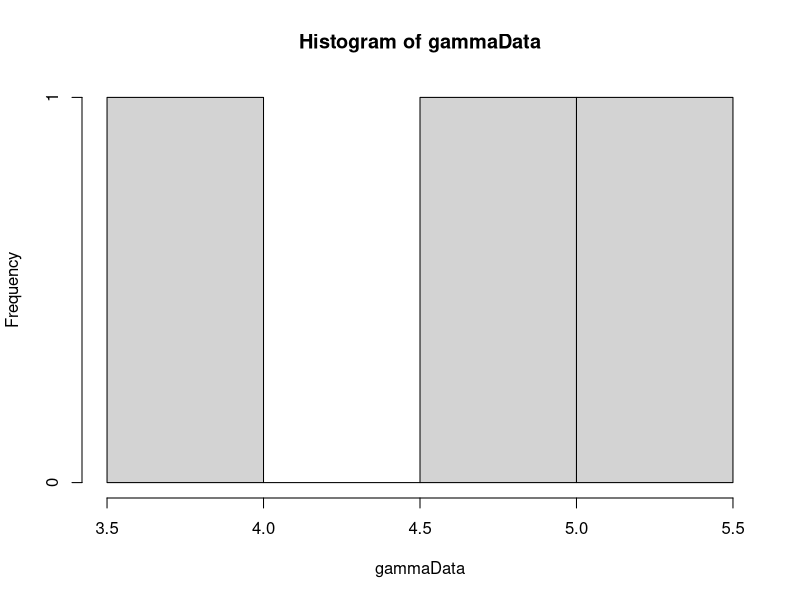

The R script that drew this image: (Note: this script raises an error after producing the figure.)
library(MCMCpack)


calcWeight <- function(u, alpha) {
  # Calculates weight for given u and alpha.
  # 
  # Args:
  #   u: A vector.
  #   alpha: A scalar.
  #   
  # Returns:
  #   The weight value. A scalar.
  gammaInv = rep(0, length(u))
  diffGammaInv = rep(0, length(u))
  for(i in 1:length(u)) {
    gammaInv[i] = invGammaCumulative(u[i], alpha)
    diffGammaInv[i] = diffAlphaInvGammaCumulative(u[i], alpha)
  }
  pi = getPiValue()
  weight = pi/((1/length(gammaInv))*(sum(diffGammaInv/gammaInv)) - sum(diffGammaInv)/sum(gammaInv))
  return(weight)
}

getPiValue <- function() {
  # get value of pi function to be used in calculation of weights.
  # 
  # Returns:
  #   A scalar value.
  if (piValue == "constant") {
    return(1)
  } else if (piValue == "jeffrey") {
    # Return jeffrey prior
    return(sqrt((1/(estAlpha[sampleIndex]^2)) + (1/(2-(exp(estAlpha[sampleIndex]) + exp(-estAlpha[sampleIndex]))))))
  } else if (piValue == "betaOption") {
    return(estBeta)
  } else if (piValue == "alphaOption") {
    return(estAlpha[sampleIndex])
  }
}

calcPhi <- function(u, alpha) {
  phiPoint = rep(0, length(u))
  for(i in 1:length(u)) {
    xValue = invGammaCumulative(u[i], alpha)
    phiPoint[i] = getPhiValue(xValue)
  }
  return(sum(phiPoint)/length(u))
}

calcPhiGivenX <- function(x) {
  # Calc phi value for a vector x.
  # 
  # Args:
  #   x: A vector of data.
  #   
  # Returns:
  #  A scalar.
  phiPoint = rep(0, length(x))
  for(i in 1:length(x)) {
    phiPoint[i] = getPhiValue(x[i])
  }
  return(sum(phiPoint)/length(phiPoint))
}

getPhiValue <- function(xValue) {
  return(xValue > probValue)
}

invGammaCumulative <- function(u, alpha) {
  # Finds the inverse of the cumulative gamma.
  # 
  # Args:
  #   u: Scalar value.
  #   alpha: Scalar value.
  #   
  # Returns:
  #   A scalar. The inverse value given u and alpha.
  x = 0
  stepSize = 0.1
  tolerance = 0.00001
  direction = 1
  integralValue = 0
  
  while(abs(integralValue - u) > tolerance){
    x = x + direction*stepSize
    if(x<0) {
      x = 0
      direction = 1
    }
    
    if(method == "integrate") {
      integralv = integrate(gammaDensity, 0, x)
      integralValue = integral$valuev
    } else if(method == "pgamma") {
      integralv = pgamma(x, shape=alpha, scale=1)
      integralValue = integralv
    }
    
    
    # Going left and pass the point
    if ((u > integralValue) && (direction == -1)) {
      stepSize = stepSize/2
      direction = 1
    }
    
    # Going right and pass the point
    if ((u < integralValue) && (direction == 1)) {
      stepSize = stepSize/2
      direction = -1
    }
  }
  return(x)
}

diffAlphaInvGammaCumulative <- function(u, alpha) {
  # Derivative of gamma distribution with respect to alpha.
  # 
  # Args:
  #   u: Scalar between 0 and 1.
  #   alpha: Scalar larger than 0.
  #   
  # Returns:
  #   Scalar value. Derivative at point alpha.
  firstPoint = invGammaCumulative(u,alpha)
  secondPoint = invGammaCumulative(u, alpha + alphaHStep)
  return((secondPoint - firstPoint)/alphaHStep)
}

calcDerivateFunction <- function(u, alphaValue) {
  # Analytically find the derivative of cumulative inverse.
  # 
  # Args:
  #   u: Scalar value between 0 and 1.
  #   alphaValue: Scalar value.
  #   
  # Returns:
  #   A scalar value.
  largeFInv = invGammaCumulative(u, alphaValue)
  integralPart = integrate(integralFunction, 0, largeFInv)
  return((digamma(alphaValue)*u - integralPart$value)*gamma(alphaValue)/((largeFInv^(alphaValue - 1))*exp(-largeFInv)))
}

integralFunction <- function(y) {
  # Function to be integrated.
  return(log(y)*(y^(alphaValue - 1))*exp(-y)/gamma(alphaValue))
}

optimfindAlpha <- function() {
  if((calcValueTau2(u, alphaUpperBound) < s2) || (calcValueTau2(u, alphaLowerBound) > s2)) {
    return(-1)
  }
  return(optim(c(0.1), optimFunction, lower=alphaLowerBound, upper=alphaUpperBound, method="Brent")$par)
}

optimFunction <- function(alpha) {
  return(abs(s2-calcValueTau2(u, alpha)))
}

findAlpha <- function(s2, u) {
  # Function to calculate alpha value
  # 
  # Args:
  #   s2: Scalar value of sufficient statistic
  #   u: A vector
  #   
  # Returns:
  #   A scalar value of alpha.
  
  alphaValue = 0.1
  stepSize = 1
  direction = 1
  tolerance = 0.0001
  tau2Value = 0
  prevTau2Value = 0
  it = 0
  while(abs(s2 - tau2Value) > tolerance) {
    it = it + 1
    alphaValue = alphaValue + direction*stepSize
    if(alphaValue<=0) {
      alphaValue = 0.1
      direction = 1
    }
    prevTau2Value = tau2Value
    tau2Value = calcValueTau2(u, alphaValue)
    if ((s2 > tau2Value) && (direction == -1)) {
      stepSize = stepSize/2
      direction = 1
    }
    
    if ((s2 < tau2Value) && (direction == 1)) {
      stepSize = stepSize/2
      direction = -1
    }
    
    if(isAlphaOutsideValidInterval(alphaValue, direction)) {
      return(-1)
    }  
    if(it==100) {
      return(-1)
    }
    
  }
  
  return(alphaValue)
}

isAlphaOutsideValidInterval <- function(alphaValue, direction) {
  # Function to check if the alphaValue is outside allowed interval.
  # 
  # Args:
  #   alphaValue: A scalar value
  #   direction: A scalar value. Either 1 or -1.
  #   
  # Returns:
  #   Boolean value.
  return((alphaValue < alphaLowerBound && direction == -1) || (alphaValue > alphaUpperBound && direction == 1))
}

findBeta <- function(s1, u, alphaValue) {
  # Calculates beta
  # 
  # Args:
  #   s1: Scalar value.
  #   u: Vector of values between 0 and 1.
  #   alphaValue: Scalar value.
  #   
  # Returns:
  #   A scalar value.
  largeFInv = rep(0, length(u))
  for(i in 1:length(u)) {
    largeFInv[i] = invGammaCumulative(u[i], alphaValue)
  }
  return(s1*length(u)/(sum(largeFInv)))
}

calcValueTau2 <- function(u, alphaValue) {
  largeFInv = rep(0, length(u))
  for(i in 1:length(u)) {
    largeFInv[i] = invGammaCumulative(u[i], alphaValue)
  }
  return(length(u)*((prod(largeFInv))^(1/length(u)))/sum(largeFInv))
}

calcValueTau2Method2 <- function(x) {
  return(length(x)*((prod(x))^(1/length(x)))/sum(x))
}

gibbsSampling <- function(xInit) {
  sumX = sum(xInit)
  prodX = prod(xInit)
  NUM_ITERATIONS = 5000
  xCurrent = xInit
  for(i in 1:NUM_ITERATIONS) {
    x1 = runif(1)*sumX
    if(isValidX1Proposal(x1, sumX, prodX)) {
      roots = findRoots(x1, sumX, prodX)
      x2 = roots[1]
      x3 = roots[2]
      xProposal = c(x1, x2, x3)
      alphaMetHastings = findAlphaMetHastings(xCurrent, xProposal)
      acceptProb = runif(1)
      if(acceptProb <= alphaMetHastings) {
        xCurrent = xProposal
      }
    }
  }
  return(xCurrent)
}

isValidX1Proposal <- function(x1, sumX, prodX) {
  return((x1^3 - 2*sumX*x1^2 + (sumx^2)*x1 - 4*prodX) > 0)
}

findRoots <- function (x1, sumX, prodX) {
  root1 = ((sumX - x1) + sqrt( (sumX - x1)^2 - 4*prodX/x1 ))/2
  root2 = ((sumX - x1) - sqrt( (sumX - x1)^2 - 4*prodX/x1 ))/2
  return(c(root1, root2))
}

findAlphaMetHastings <- function(xCurrent, xProposal) {
  piProp = 1/(xProposal[1]*sqrt((sum(xProposal)  - xProposal[1])^2 - 4*prod(xProposal)/xProposal[1] ))
  piCurrent = 1/(xCurrent[1]*sqrt((sum(xCurrent)  - xCurrent[1])^2 - 4*prod(xCurrent)/xCurrent[1] ))
  return(min(1, piProp/piCurrent))
}

alpha = 2
beta = 2
hStep = 0.01
alphaHStep = 0.01
method = "pgamma"
NUM_SAMPLES = 10000
NUM_POINTS = 3
alphaUpperBound = 20
alphaLowerBound = 0.05
# Pi is used in calculation of weights
# Options are:
#   "constant"
#   "betaOption"
#   "jeffrey"
#   "alphaOption"
piValue = "jeffrey"

# Generate data
gammaData = rgamma(NUM_POINTS, shape=alpha, scale = beta)
hist(gammaData)
# Calculation of statistics
s1 = sum(gammaData)/NUM_POINTS
s2 = NUM_POINTS*((prod(gammaData))^(1/NUM_POINTS))/sum(gammaData)
# w statistic obs. Not to be used yet.
wObs = calcPhiGivenX(gammaData)

# Generation of samples
phi = rep(0, NUM_SAMPLES)
# Phi is the prob that X>probValue
probValue = 1
weightsW = rep(0, NUM_SAMPLES)
sampleIndex = 1
iterationNumber = 0
estAlpha = rep(0, NUM_SAMPLES)
estBeta = 0
while(sampleIndex <= NUM_SAMPLES) {
  u = runif(NUM_POINTS)
  estAlpha[sampleIndex] = optimfindAlpha()
  if(estAlpha[sampleIndex] != -1) {
    estBeta = findBeta(s1, u, estAlpha[sampleIndex])
    weightsW[sampleIndex] = abs(calcWeight(u, estAlpha[sampleIndex]))
    phi[sampleIndex] = calcPhi(u, estAlpha[sampleIndex])
    
    sampleIndex = sampleIndex + 1
    print(sampleIndex)
    
  }
  #print(iterationNumber)
  iterationNumber = iterationNumber + 1
}
alphaAcceptance = (sampleIndex-1)/iterationNumber
hist(weightsW, breaks = 300)
expectedPhi = sum(phi*weightsW)/sum(weightsW)
plot(estAlpha, weightsW)
unweightedExpectedPhi = sum(phi)/NUM_SAMPLES
